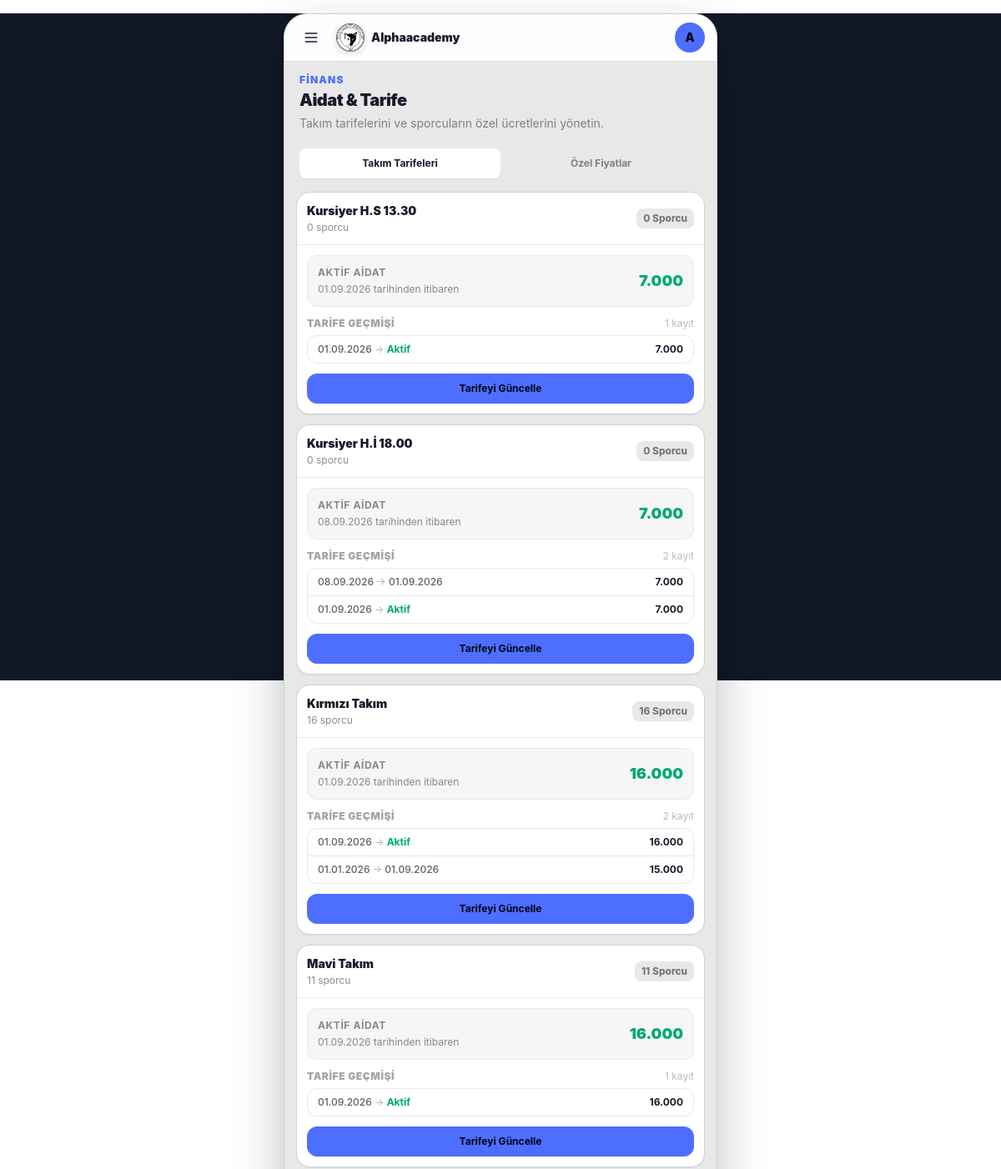
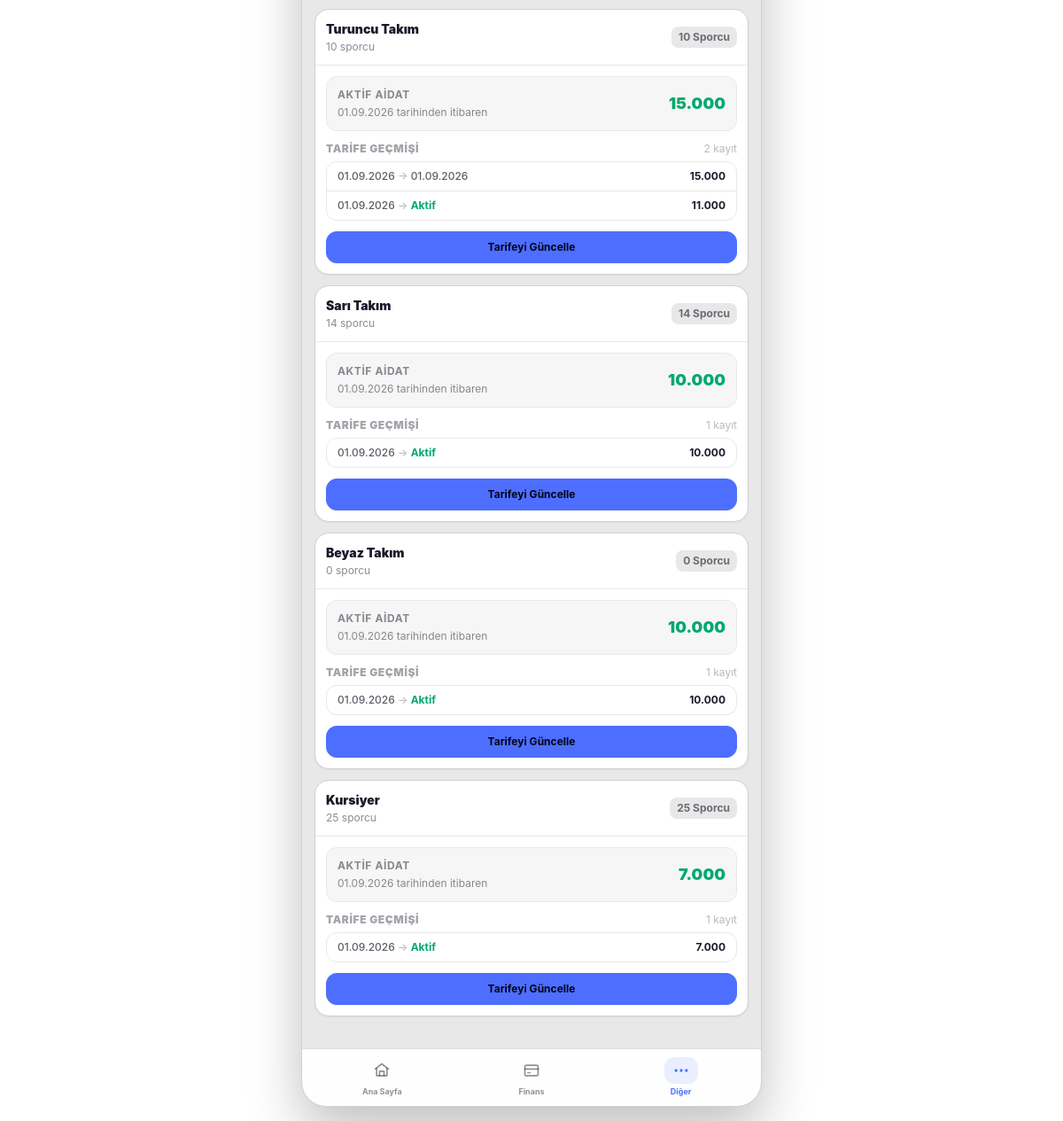
The app's page /finance/fee-management/ (signed in), older data (2 pictures, top to bottom).
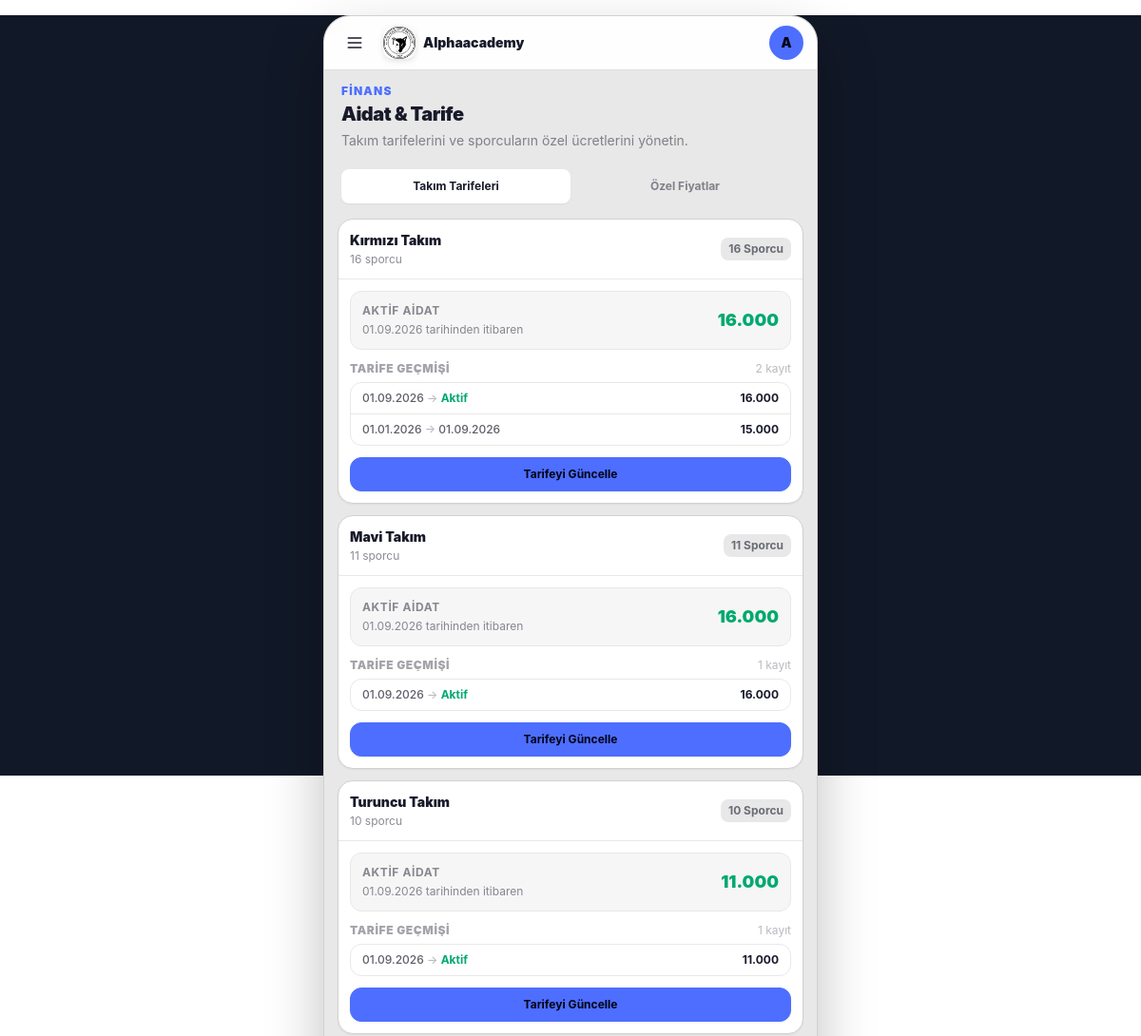
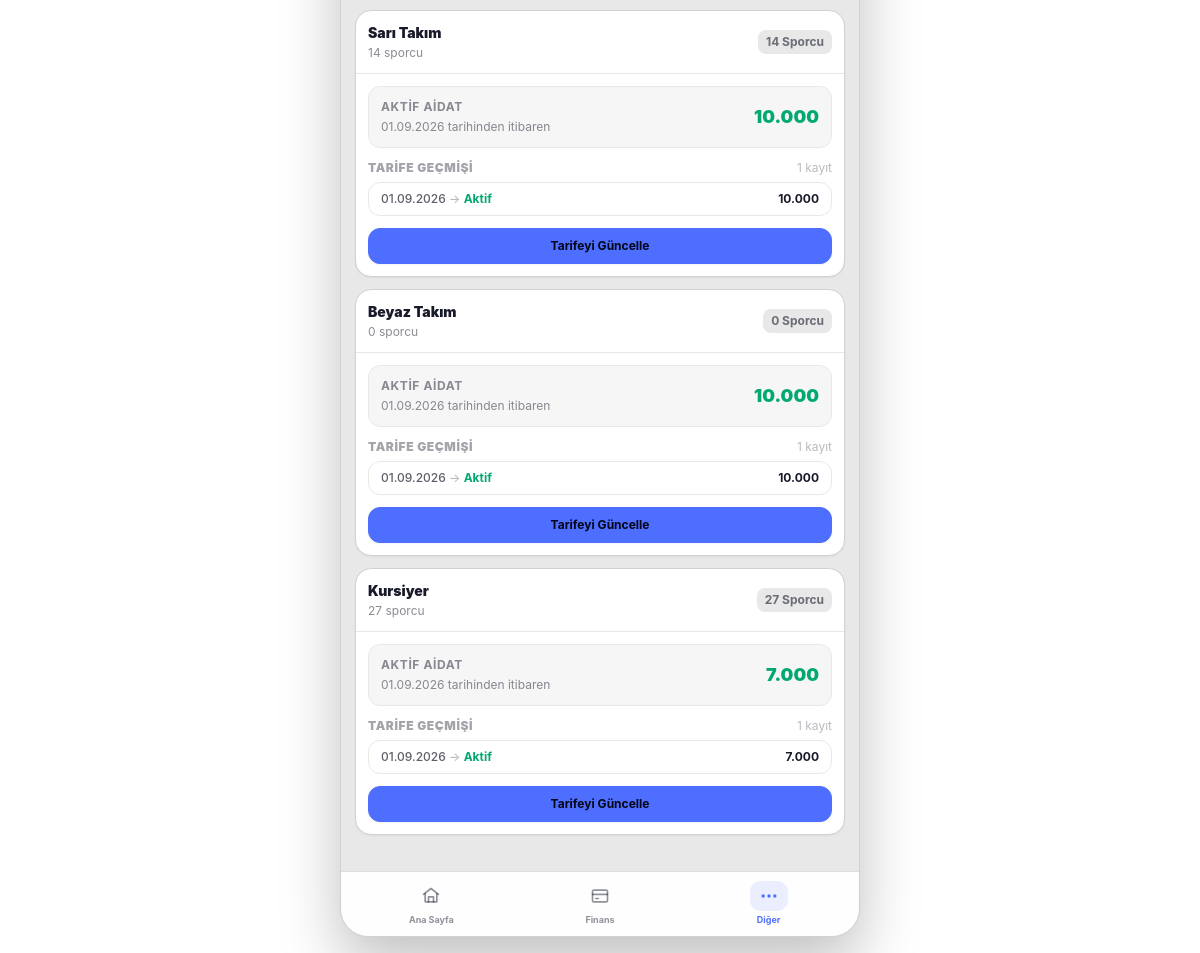
The same page, newer data (2 pictures, top to bottom).
### users/models.py (models this page shows, shortened)
class User(AbstractUser):
    class Role(models.TextChoices):
        PARENT = 'parent', 'Veli'
        ADMIN = 'admin', 'Yönetici'
        COACH = 'coach', 'Antrenör'
        FINANCE = 'finance', 'Mali İşler'
    email = models.EmailField(unique=True, verbose_name="E-posta Adresi")
    role = models.CharField(
        max_length=20,
        choices=Role.choices,
        default=Role.PARENT,
        verbose_name="Kullanıcı Rolü"
    )
    phone_number = models.CharField(max_length=15, blank=True, null=True, verbose_name="Telefon Numarası")
    tc_identity = models.CharField(max_length=11, blank=True, null=True, verbose_name="T.C. Kimlik No")
    USERNAME_FIELD = 'email'
    REQUIRED_FIELDS = ['username', 'first_name', 'last_name']
    class Meta:
        verbose_name = "Kullanıcı"
        verbose_name_plural = "Kullanıcılar"
    @property
    def is_coach(self):
        return self.role == self.Role.COACH

### teams/models.py (models this page shows, shortened)
class Team(models.Model):
    name = models.CharField(max_length=100, verbose_name="Takım / Grup Adı")
    description = models.TextField(blank=True, null=True, verbose_name="Açıklama / Yaş Grubu")
    coaches = models.ManyToManyField(
        settings.AUTH_USER_MODEL,
        blank=True,
        limit_choices_to={'role__in': ['coach', 'club_admin']},
        related_name='assigned_teams',
        verbose_name="Sorumlu Antrenörler"
    )
    is_active = models.BooleanField(default=True, verbose_name="Aktif mi?")
    created_at = models.DateTimeField(auto_now_add=True)
    class Meta:
        verbose_name = "Takım"
        verbose_name_plural = "Takımlar"

### finance/models.py (models this page shows)
class TeamFeeHistory(models.Model):
    team = models.ForeignKey(Team, on_delete=models.CASCADE, related_name='fee_histories')
    monthly_fee = models.IntegerField()
    start_date = models.DateField(help_text="Fiyatın geçerli olmaya başladığı tarih")
    end_date = models.DateField(null=True, blank=True, help_text="Boş ise halen geçerlidir")
    class Meta:
        ordering = ['-start_date']

### finance/views.py (the view)
# urls.py: path('fee-management/', views.fee_management, name='fee-management'),
@login_required
def fee_management(request):
    teams = Team.objects.annotate(athlete_count=Count('athletes')).prefetch_related('fee_histories')
    athletes = Athlete.objects.filter(is_active=True, custom_fee__isnull=False).select_related('team')
    context = {
        'teams': teams,
        'athletes': athletes,
        'today': date.today(),
    }
    return render(request, 'finance/fee_management.html', context)

### templates/finance/fee_management.html (shortened to what this page needs)
{% extends "base.html" %}
{% block content %}
<div class="w-full space-y-4">
    <header class="px-1">
        <p class="text-[10px] font-black uppercase tracking-widest text-primary">
            Finans
        </p>
        <h1 class="mt-0.5 text-xl font-black tracking-tight text-base-content">
            Aidat & Tarife
        </h1>
        <p class="mt-1 text-xs text-base-content/50">
            Takım tarifelerini ve sporcuların özel ücretlerini yönetin.
        </p>
    </header>
    <div>
        <div class="flex w-full rounded-xl bg-base-200 p-1">
            <button
                type="button"
                data-tab-button="teams"
                onclick="switchFeeTab('teams')"
                class="flex h-9 flex-1 items-center justify-center rounded-lg bg-base-100 px-2 text-[10px] font-bold text-base-content shadow-sm transition-all">
                Takım Tarifeleri
            </button>
            <button
                type="button"
                data-tab-button="athletes"
                onclick="switchFeeTab('athletes')"
                class="flex h-9 flex-1 items-center justify-center rounded-lg px-2 text-[10px] font-bold text-base-content/50 transition-all">
                Özel Fiyatlar
            </button>
        </div>
        <div
            id="fee-tab-teams"
            class="mt-3 space-y-3">
            {% for team in teams %}
            <section class="overflow-hidden rounded-2xl border border-base-300 bg-base-100 shadow-sm">
                <div class="flex items-center justify-between gap-3 border-b border-base-200 p-3">
                    <div class="min-w-0">
                        <h2 class="truncate text-sm font-black text-base-content">
                            {{ team.name }}
                        </h2>
                        <p class="mt-0.5 text-[10px] text-base-content/50">
                            {{ team.athlete_count }} sporcu
                        </p>
                    </div>
                    <span class="shrink-0 rounded-lg bg-base-200 px-2 py-1 text-[9px] font-bold text-base-content/60">
                        {{ team.athlete_count }} Sporcu
                    </span>
                </div>
                <div class="p-3">
                    {% with team.fee_histories.first as active_fee %}
                    <div class="rounded-xl border border-base-200 bg-base-200/40 p-3">
                        <div class="flex items-center justify-between gap-3">
                            <div class="min-w-0">
                                <p class="text-[9px] font-bold uppercase tracking-wider text-base-content/50">
                                    Aktif Aidat
                                </p>
                                {% if active_fee %}
                                <p class="mt-1 text-[10px] text-base-content/50">
                                    {{ active_fee.start_date|date:"d.m.Y" }} tarihinden itibaren
                                </p>
                                {% else %}
                                <p class="mt-1 text-[10px] text-error/70">
                                    Tarife tanımlanmamış
                                </p>
                                {% endif %}
                            </div>
                            <div class="shrink-0 text-right">
                                {% if active_fee %}
                                    <span class="text-lg font-black text-success">
                                        {{ active_fee.monthly_fee|floatformat:0 }}
                                    </span>
                                {% else %}
                                    <span class="text-xs font-bold text-base-content/40">
                                        Tanımlanmadı
                                    </span>
                                {% endif %}
                            </div>
                        </div>
                    </div>
                    {% endwith %}
                    <div class="mt-3">
                        <div class="mb-1.5 flex items-center justify-between">
                            <p class="text-[9px] font-black uppercase tracking-wider text-base-content/40">
                                Tarife Geçmişi
                            </p>
                            <span class="text-[9px] text-base-content/30">
                                {{ team.fee_histories.all|length }} kayıt
                            </span>
                        </div>
                        <div class="overflow-hidden rounded-xl border border-base-200">
                            {% for history in team.fee_histories.all %}
                            <div class="flex items-center justify-between gap-2 border-b border-base-200 px-3 py-2 last:border-0">
                                <div class="min-w-0">
                                    <p class="text-[10px] font-medium text-base-content/70">
                                        {{ history.start_date|date:"d.m.Y" }}
                                        <span class="text-base-content/30">→</span>
                                        {% if history.end_date %}
                                            {{ history.end_date|date:"d.m.Y" }}
                                        {% else %}
                                            <span class="font-bold text-success">
                                                Aktif
                                            </span>
                                        {% endif %}
                                    </p>
                                </div>
                                <span class="shrink-0 text-[10px] font-bold text-base-content">
                                    {{ history.monthly_fee|floatformat:0 }}
                                </span>
                            </div>
                            {% empty %}
                            <div class="px-3 py-3 text-center">
                                <p class="text-[10px] text-base-content/40">
                                    Geçmiş tarife bulunmuyor.
                                </p>
                            </div>
                            {% endfor %}
                        </div>
                    </div>
                    <button
                        type="button"
                        onclick="document.getElementById('modal-team-{{ team.id }}').showModal()"
                        class="btn btn-primary mt-3 h-9 min-h-0 w-full rounded-xl text-[10px] font-bold">
                        Tarifeyi Güncelle
                    </button>
                </div>
            </section>
            {% endfor %}
        </div>
    </div>
</div>
{% endblock %}

### templates/base.html (shortened to what this page needs)
<!DOCTYPE html>
<html lang="tr" data-theme="corporate">
<head>
    <link
        href="https://cdn.jsdelivr.net/npm/daisyui@4.12.10/dist/full.min.css"
        rel="stylesheet"
        type="text/css"
    >
    <script src="https://cdn.tailwindcss.com"></script>
</head>
<body
    class="select-none antialiased"
    hx-headers='{"X-CSRFToken": "{{ csrf_token }}"}'
>
<div class="app">
    <header class="app-header">
        <div class="header-inner">
            <div class="flex min-w-0 items-center">
                <div class="dropdown">
                    <label
                        tabindex="0"
                        class="header-button cursor-pointer"
                        aria-label="Menüyü aç"
                    >
                        <svg
                            class="h-5 w-5"
                            viewBox="0 0 24 24"
                            fill="none"
                            stroke="currentColor"
                            stroke-width="2"
                            stroke-linecap="round"
                        >
                            <path d="M4 6h16"/>
                            <path d="M4 12h16"/>
                            <path d="M4 18h16"/>
                        </svg>
                    </label>
                </div>
                <a
                    href="{% url 'dashboard-index' %}"
                    class="ml-1 flex min-w-0 items-center gap-2 px-1.5"
                >
                    <img
                        src="/media/logos/fk1.png"
                        alt="Spor Kulübü"
                        class="app-logo"
                    >
                    <span class="truncate text-sm font-black">
                        Alphaacademy
                    </span>
                </a>
            </div>
            <div class="dropdown dropdown-end">
                <label
                    tabindex="0"
                    class="
                        header-button
                        avatar
                        placeholder
                        cursor-pointer
                    "
                    aria-label="Kullanıcı menüsü"
                >
                    <div
                        class="
                            w-9
                            rounded-full
                            bg-primary
                            text-xs
                            font-black
                            text-primary-content
                        "
                    >
                        <span>
                            {{request.user.first_name|first|default:request.user.username|first|upper}}
                        </span>
                    </div>
                </label>
            </div>
        </div>
    </header>
    <main class="app-content">
        {% block content %}
        {% endblock %}
    </main>
<nav class="bottom-nav">
    <div class="bottom-nav-inner">
        <a
            href="{% url 'dashboard-index' %}"
            class="
                bottom-nav-item
            "
        >
            <span class="nav-icon">
                <svg
                    viewBox="0 0 24 24"
                    fill="none"
                    stroke="currentColor"
                    stroke-width="2"
                    stroke-linecap="round"
                    stroke-linejoin="round"
                >
                    <path d="m3 10 9-7 9 7"/>
                    <path d="M5 9v10h14V9"/>
                    <path d="M9 19v-6h6v6"/>
                </svg>
            </span>
            <span>Ana Sayfa</span>
        </a>
        <a
            href="{% url 'other-menu' %}"
            class="
                bottom-nav-item
                order-3
                {% if request.resolver_match.url_name == 'other-menu' or request.resolver_match.url_name == 'team-list' or request.resolver_match.url_name == 'team-detail' or request.resolver_match.url_name == 'athlete-manage-list' or request.resolver_match.url_name == 'athlete-manage-detail' or 'equipment' in request.resolver_match.url_name or 'regular-expense' in request.resolver_match.url_name or request.resolver_match.url_name == 'fee-management' %}
                    active
                {% endif %}
            "
        >
            <span class="nav-icon">
                <svg viewBox="0 0 24 24" fill="none" stroke="currentColor" stroke-width="2" stroke-linecap="round" stroke-linejoin="round">
                    <circle cx="5" cy="12" r="1"/>
                    <circle cx="12" cy="12" r="1"/>
                    <circle cx="19" cy="12" r="1"/>
                </svg>
            </span>
            <span>Diğer</span>
        </a>
        <a
            href="{% url 'finance-dashboard' %}"
            class="
                bottom-nav-item
                order-2
            "
        >
            <span class="nav-icon">
                <svg
                    viewBox="0 0 24 24"
                    fill="none"
                    stroke="currentColor"
                    stroke-width="2"
                    stroke-linecap="round"
                    stroke-linejoin="round"
                >
                    <rect
                        x="3"
                        y="5"
                        width="18"
                        height="14"
                        rx="2"
                    />
                    <path d="M3 10h18"/>
                    <path d="M7 15h3"/>
                </svg>
            </span>
            <span>Finans</span>
        </a>
    </div>
</nav>
</div>
</body>
</html>

Row changes from the older to the newer data that the page shows:
removed Team: name "Kursiyer H.S 13.30", athlete_count "0", fee_histories.first.start_date "01.09.2026", fee_histories.first.monthly_fee "7.000", fee_histories.all|length "1"
removed TeamFeeHistory: start_date "01.09.2026", shows "Aktif", monthly_fee "7.000", shown under "Kursiyer H.S 13.30"
removed Team: name "Kursiyer H.İ 18.00", athlete_count "0", fee_histories.first.start_date "08.09.2026", fee_histories.first.monthly_fee "7.000", fee_histories.all|length "2"
removed TeamFeeHistory: start_date "08.09.2026", end_date "01.09.2026", monthly_fee "7.000", shown under "Kursiyer H.İ 18.00"
removed TeamFeeHistory: start_date "01.09.2026", shows "Aktif", monthly_fee "7.000", shown under "Kursiyer H.İ 18.00"
removed TeamFeeHistory: start_date "01.09.2026", end_date "01.09.2026", monthly_fee "15.000", shown under Team "Turuncu Takım"
computed for Team "Turuncu Takım": fee_histories.first.monthly_fee "15.000" → "11.000"; fee_histories.all|length "2" → "1"
computed for Team "Kursiyer": athlete_count "25" → "27"
